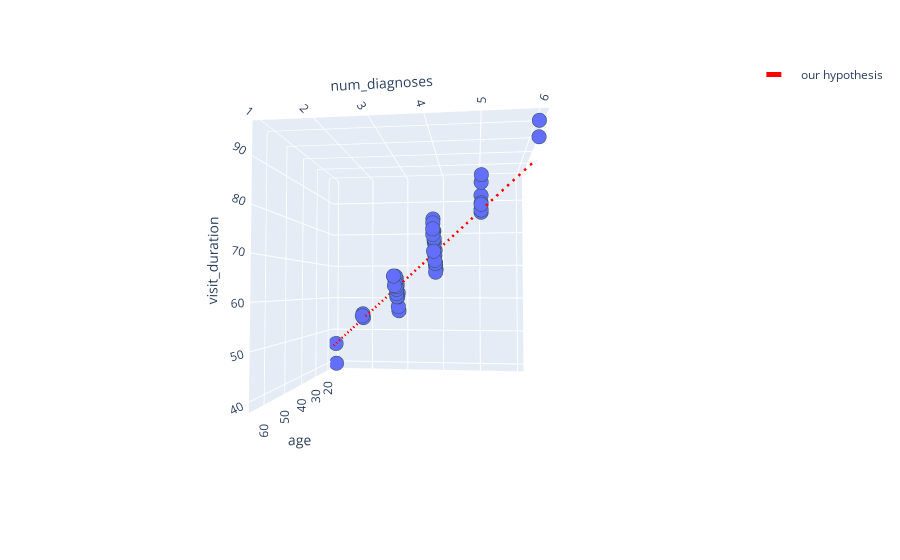

Write notebook code for a chart like this one.
### Markdown cell above
# Figure 3: 3D plot with plane

### Code cell
reg = linear_model.LinearRegression()
reg.fit(visit_df[['age','num_diagnoses']].values, visit_df['visit_duration'].values)

fig = px.scatter_3d(visit_df, x='age', y='num_diagnoses', z='visit_duration')
fig.update_traces(marker=dict(size=5,
                              line=dict(width=2,
                                        color='DarkSlateGrey')),
                  selector=dict(mode='markers'),
                  line=dict())

# reg_df = pd.DataFrame(data={
#         'reg_x':np.linspace(20,60,40),
#         'reg_y':np.linspace(1,6,40),
#         'reg_z': (np.array([ (i*reg.coef_[0]) for i in np.linspace(20,60,40)]) + 
#                          np.array([ (i*reg.coef_[1]) for i in np.linspace(1,6,40)])) + reg.intercept_
# })

fig.add_trace(go.Scatter3d(x = np.linspace(20,60,40),
              y = np.linspace(1,6,40),
              z = (np.array([ (i*reg.coef_[0]) for i in np.linspace(20,60,40)]) + 
                         np.array([ (i*reg.coef_[1]) for i in np.linspace(1,6,40)])) + reg.intercept_,
             name='our hypothesis',
             mode='lines',
             line=dict(
                 color='red',
                 width=5,
                 dash='dash')))

fig.show()

### Figure 1 — Plotly figure (JSON) as saved in the notebook; plotly's stock layout.template omitted (floating-point values rounded to 4 significant figures)
{"data": [{"hoverlabel": {"namelength": 0}, "hovertemplate": "age=%{x}<br>num_diagnoses=%{y}<br>visit_duration=%{z}", "legendgroup": "", "marker": {"color": "#636efa", "line": {"color": "DarkSlateGrey", "width": 2}, "size": 5, "symbol": "circle"}, "mode": "markers", "name": "", "scene": "scene", "showlegend": false, "type": "scatter3d", "x": [35.43, 42.72, 42.85, 42.93, 43.94, 17.32, 17.9, 49.4, 52.78, 47.09, 49.05, 39.7, 27.85, 35.3, 35.31, 51.77, 49.48, 46.38, 45.79, 31.79, 34.94, 36.13, 27.21, 32.72, 52.72, 48.63, 42.67, 34.46, 64.73, 55.18, 44.57, 51.6, 52.19, 52.09, 47.78, 35.78, 49.79, 59.38, 33.03, 37.2, 28.42, 37.56, 38.42, 46.57, 51.13, 41.44, 64.06, 33.61, 42.34, 44.55], "y": [3, 4, 4, 4, 4, 1, 1, 4, 5, 4, 4, 3, 2, 3, 3, 5, 4, 4, 4, 3, 3, 3, 2, 3, 5, 4, 4, 3, 6, 5, 4, 5, 5, 5, 4, 3, 4, 5, 3, 3, 2, 3, 3, 4, 5, 4, 6, 3, 4, 4], "z": [62.67, 68.5, 69.29, 69.09, 72.32, 39.55, 45.78, 78.2, 81.71, 76.65, 79.19, 66.12, 55.65, 61.59, 61.54, 80.62, 75.5, 74.62, 73.96, 56.78, 60.68, 63.36, 54.53, 57.94, 82.03, 76.3, 66.94, 63.8, 95.54, 86.09, 69.74, 80.11, 82.02, 83.87, 71.72, 65.6, 76.75, 86.62, 61.72, 66.15, 55.09, 64.41, 63.65, 74.91, 80.82, 67.67, 92.54, 60.63, 68.7, 70.95]}, {"line": {"color": "red", "dash": "dash", "width": 5}, "mode": "lines", "name": "our hypothesis", "type": "scatter3d", "x": [20, 21.03, 22.05, 23.08, 24.1, 25.13, 26.15, 27.18, 28.21, 29.23, 30.26, 31.28, 32.31, 33.33, 34.36, 35.38, 36.41, 37.44, 38.46, 39.49, 40.51, 41.54, 42.56, 43.59, 44.62, 45.64, 46.67, 47.69, 48.72, 49.74, 50.77, 51.79, 52.82, 53.85, 54.87, 55.9, 56.92, 57.95, 58.97, 60], "y": [1, 1.128, 1.256, 1.385, 1.513, 1.641, 1.769, 1.897, 2.026, 2.154, 2.282, 2.41, 2.538, 2.667, 2.795, 2.923, 3.051, 3.179, 3.308, 3.436, 3.564, 3.692, 3.821, 3.949, 4.077, 4.205, 4.333, 4.462, 4.59, 4.718, 4.846, 4.974, 5.103, 5.231, 5.359, 5.487, 5.615, 5.744, 5.872, 6], "z": [45.31, 46.43, 47.56, 48.69, 49.81, 50.94, 52.07, 53.19, 54.32, 55.45, 56.57, 57.7, 58.83, 59.95, 61.08, 62.2, 63.33, 64.46, 65.58, 66.71, 67.84, 68.96, 70.09, 71.22, 72.34, 73.47, 74.6, 75.72, 76.85, 77.97, 79.1, 80.23, 81.35, 82.48, 83.61, 84.73, 85.86, 86.99, 88.11, 89.24]}], "layout": {"autosize": true, "legend": {"tracegroupgap": 0}, "margin": {"t": 60}, "scene": {"aspectmode": "auto", "aspectratio": {"x": 1, "y": 1, "z": 1}, "camera": {"center": {"x": 0, "y": 0, "z": 0}, "eye": {"x": 2.147, "y": 0.2645, "z": -0.08286}, "projection": {"type": "perspective"}, "up": {"x": 0, "y": 0, "z": 1}}, "domain": {"x": [0, 1], "y": [0, 1]}, "xaxis": {"title": {"text": "age"}, "type": "linear"}, "yaxis": {"title": {"text": "num_diagnoses"}, "type": "linear"}, "zaxis": {"title": {"text": "visit_duration"}, "type": "linear"}}}}
